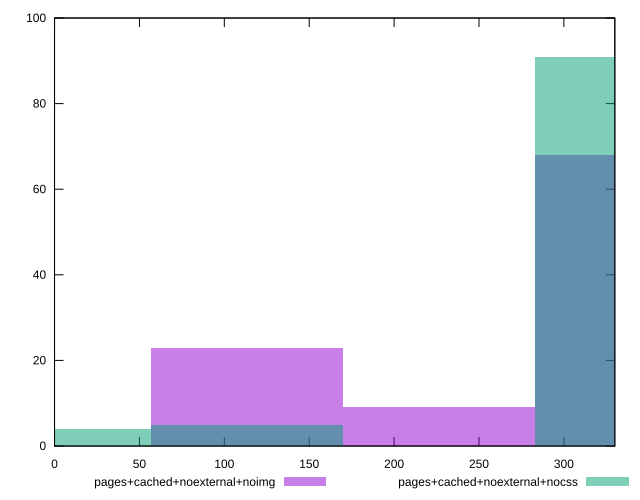

Write the gnuplot code that produced this figure.
reset

$pagesCachedNoexternalNoimg <<EOF
339.330612745576 68
226.22040849705067 9
113.11020424852533 23
EOF

$pagesCachedNoexternalNocss <<EOF
339.330612745576 91
113.11020424852533 5
0 4
EOF

set key outside below
set boxwidth 113.11020424852533
set xrange [0:330]
set yrange [0:100]
set trange [0:100]
set style fill transparent solid 0.5 noborder
set terminal svg size 640, 500 enhanced background rgb 'white'
set output "report_00008_2021-01-22T20:58:29.167/uses-http2/comparison/histogram/8_vs_9.svg"

plot $pagesCachedNoexternalNoimg title "pages+cached+noexternal+noimg" with boxes, \
     $pagesCachedNoexternalNocss title "pages+cached+noexternal+nocss" with boxes

reset
